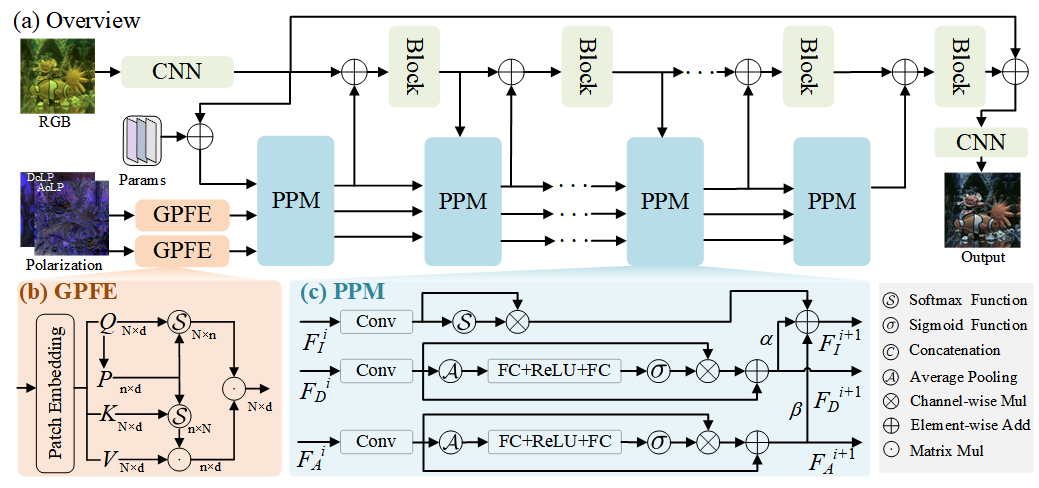
#> input picture img/upgd33.png, 1039 x 488 px; its folder holds only this picture in this run
$ python -i dataset.py   (imports and definitions only)
#> lines starting #> are read from the running program, lines starting #| are printed output that depends on the picture
import os
import random
import torch.utils.data as data
from os import listdir
from os.path import join
from PIL import Image, ImageOps
import numpy as np
import cv2
def apply_clahe_np(img_rgb):
    lab = cv2.cvtColor(img_rgb, cv2.COLOR_RGB2LAB)
#> lab: shape (488, 1039, 3); mean of channels 0, 1, 2 225, 127.2, 128.3
    l, a, b = cv2.split(lab)
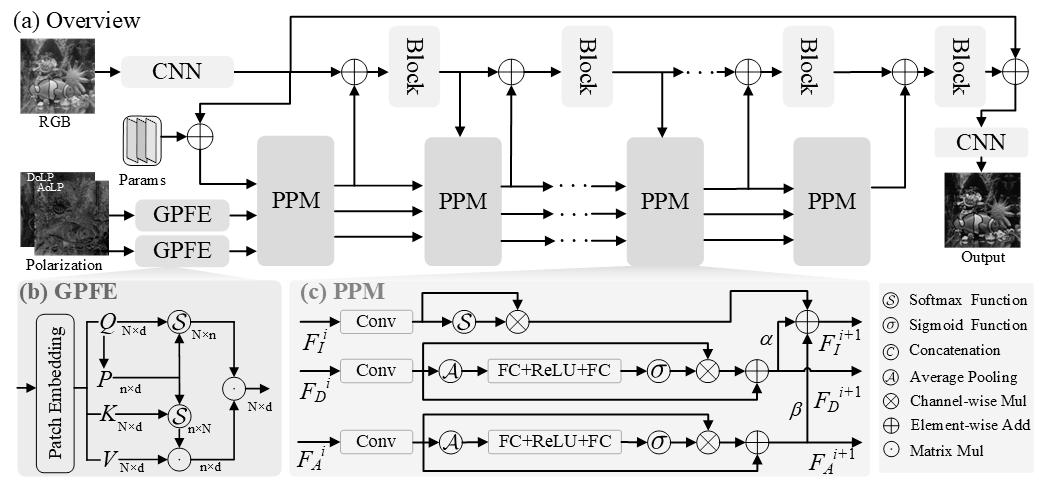
#> l: shape (488, 1039); min 0, max 255, mean 225
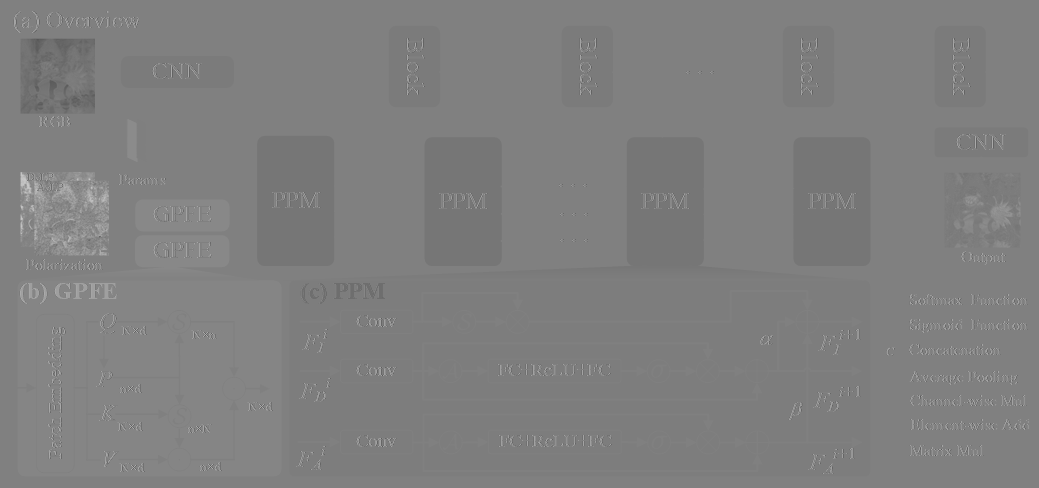
#> a: shape (488, 1039); min 86, max 199, mean 127.2
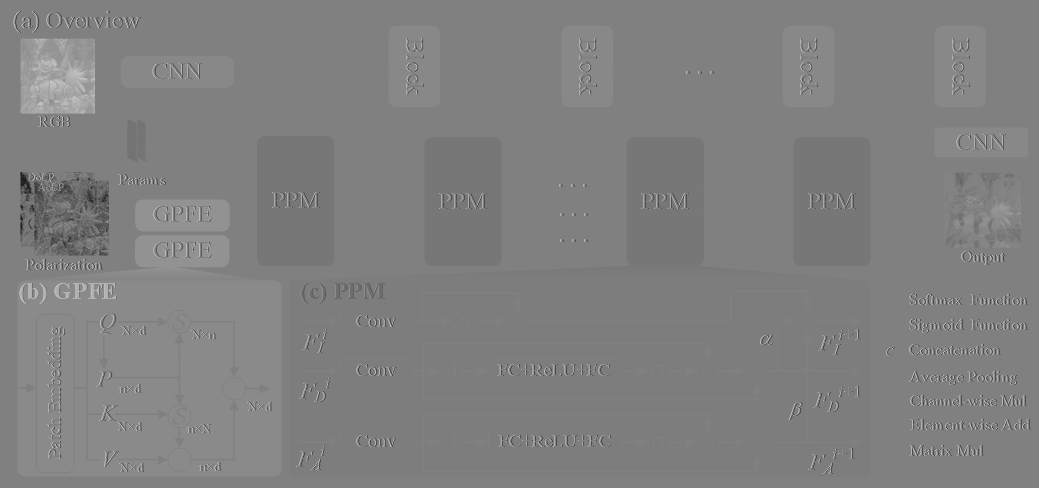
#> b: shape (488, 1039); min 29, max 197, mean 128.3
    clahe = cv2.createCLAHE(clipLimit=2.0, tileGridSize=(8, 8))
    cl = clahe.apply(l)
    limg = cv2.merge((cl, a, b))
#> limg: shape (488, 1039, 3); mean of channels 0, 1, 2 224.1, 127.2, 128.3
    enhanced = cv2.cvtColor(limg, cv2.COLOR_LAB2RGB)
    return enhanced

# [11 lines left out: functions apply_gamma_np, apply_retinex_np, not called in this run]

def preprocess_image(img_rgb, method='clahe'):
    if method == 'clahe':
        return apply_clahe_np(img_rgb)
    elif method == 'gamma':
        return apply_gamma_np(img_rgb, gamma=1.3)
    elif method == 'retinex':
        return apply_retinex_np(img_rgb)
    else:
        return img_rgb  # 不做预处理


def is_image_file(filename):
    return any(filename.endswith(extension) for extension in [".png", ".jpg", ".bmp",'.JPG'])


def load_img(filepath):
    img = Image.open(filepath).convert('RGB')
    return img
    # [8 lines of commented-out code are left out]


# [57 lines left out: functions rescale_img, get_patch, augment, not called in this run]


class DatasetFromFolder(data.Dataset):
    # [50 lines left out: functions __init__, __getitem__, not called in this run]

    def __len__(self):
        return len(self.data_filenames)


class DatasetFromFolderEval(data.Dataset):
    # [45 lines left out: functions __init__, __getitem__, not called in this run]

    def __len__(self):
        return len(self.data_filenames)

>>> import cv2
>>> picture = cv2.cvtColor(cv2.imread('../img/upgd33.png'), cv2.COLOR_BGR2RGB)
>>> result = preprocess_image(picture)
